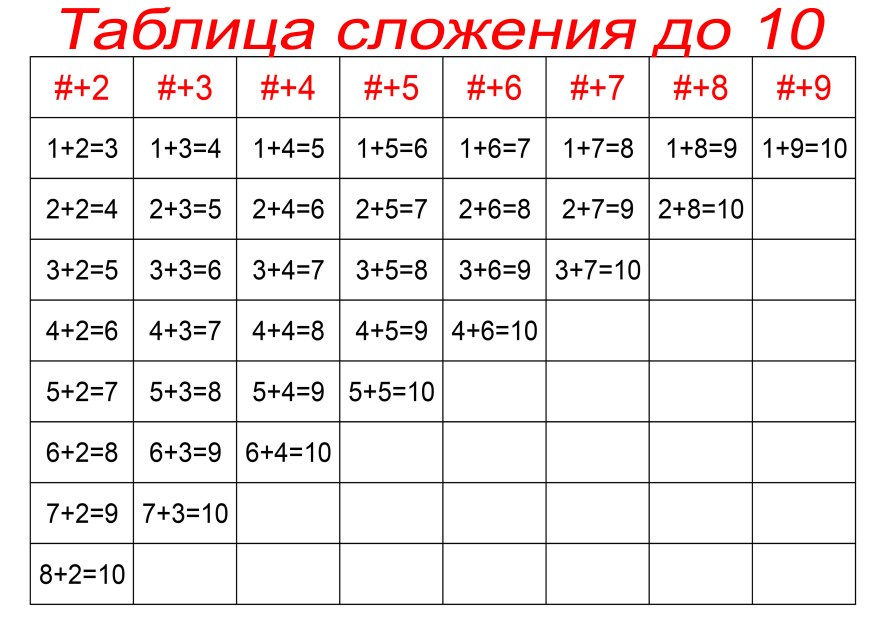
#> input picture Doc/tablica.jpg, 3507 x 2480 px (shown at 1/4 size)
$ jupyter execute --allow-errors image_to_table.ipynb   (shell and % lines are left out)
#> lines starting #> are read from the running program, lines starting #| are printed output that depends on the picture; after the words box and inside, x2 and y2 are one past the last pixel; in counts of white or black regions, pixels touching at a corner belong together
[cell 1]
# 1. Использование pytesseract

import pytesseract
from PIL import Image

# загрузка изображения с текстом
doc1 = Image.open('tablica.jpg')
#> doc1 is the input picture: PIL image 3507x2480 RGB; mean R, G, B 240.3, 234.5, 234.5

# распознавание текста
#> (the rest of this cell did not finish here and is left out)

[cell 2]
# 2. Использование img2table с TesseractOCR

from img2table.document import Image as Image2
from img2table.ocr import TesseractOCR
from IPython.display import display_html
from IPython.display import display

# создание OCR из TesseractOCR
#> (the rest of this cell did not finish here and is left out)

[cell 3]
# 3. Поиск прямоугольников на изображениях

import sys
import numpy as np
import cv2 as cv

hsv_min = np.array((0, 54, 5), np.uint8)
hsv_max = np.array((187, 255, 253), np.uint8)

if __name__ == '__main__':
    fn = 'tablica.jpg' # имя файла, который будем анализировать
    img = cv.imread(fn)

    hsv = cv.cvtColor( img, cv.COLOR_BGR2HSV ) # меняем цветовую модель с BGR на HSV
#> hsv: shape (2480, 3507, 3); mean H, S, V 1.5, 6, 240.3
    thresh = cv.inRange( hsv, hsv_min, hsv_max ) # применяем цветовой фильтр
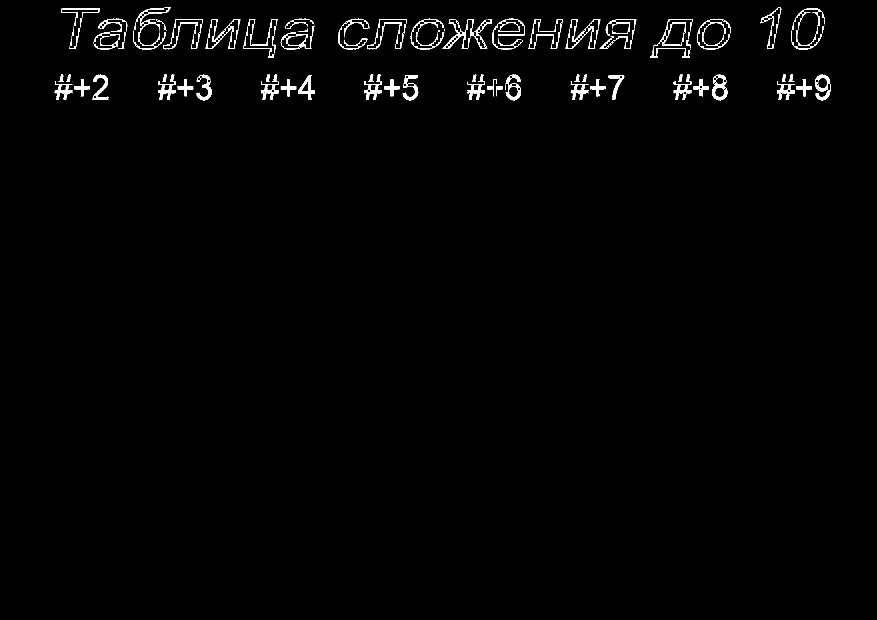
#> thresh: shape (2480, 3507) (shown at 1/4 size); 0.87% white in thin lines or dots, all inside (x1, y1, x2, y2) = (219, 29, 3322, 401)
    contours0, hierarchy = cv.findContours( thresh.copy(), cv.RETR_TREE, cv.CHAIN_APPROX_SIMPLE)
#> contours0 = 4136 contours, 3607 with area under 20; largest, box (x1, y1, x2, y2) and area: (1771, 88, 1864, 196) 1934, (632, 326, 703, 400) 1844, (1870, 327, 1940, 400) 1781, (2848, 298, 2910, 401) 1669, (1458, 298, 1528, 400) 1444

    # перебираем все найденные контуры в цикле
    for cnt in contours0:
        rect = cv.minAreaRect(cnt) # пытаемся вписать прямоугольник
        box = cv.boxPoints(rect) # поиск четырех вершин прямоугольника
        box = np.int0(box) # округление координат
        cv.drawContours(img,[box],0,(255,0,0),2) # рисуем прямоугольник
#> this loop made 4136 passes
#> (rect, box) on passes 1 to 3: (((2052.5, 400), (0, 3), -90), [[2054, 400], [2051, 400], [2051, 400], [2054, 400]]), (((3147, 399), (0, 0), -90), [[3147, 399], [3147, 399], [3147, 399], [3147, 399]]), (((425, 399), (0, 0), -90), [[425, 399], [425, 399], [425, 399], [425, 399]])
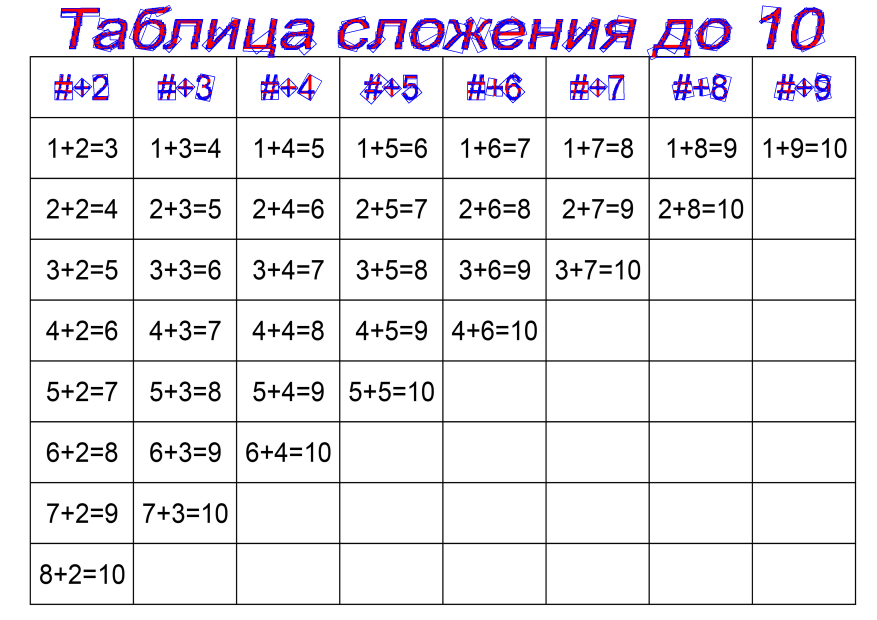
#> img: shape (2480, 3507, 3) (shown at 1/4 size); mean B, G, R 237.7, 232.7, 235.3

    cv.imshow('contours', img) # вывод обработанного кадра в окно

    cv.waitKey()
    cv.destroyAllWindows()
